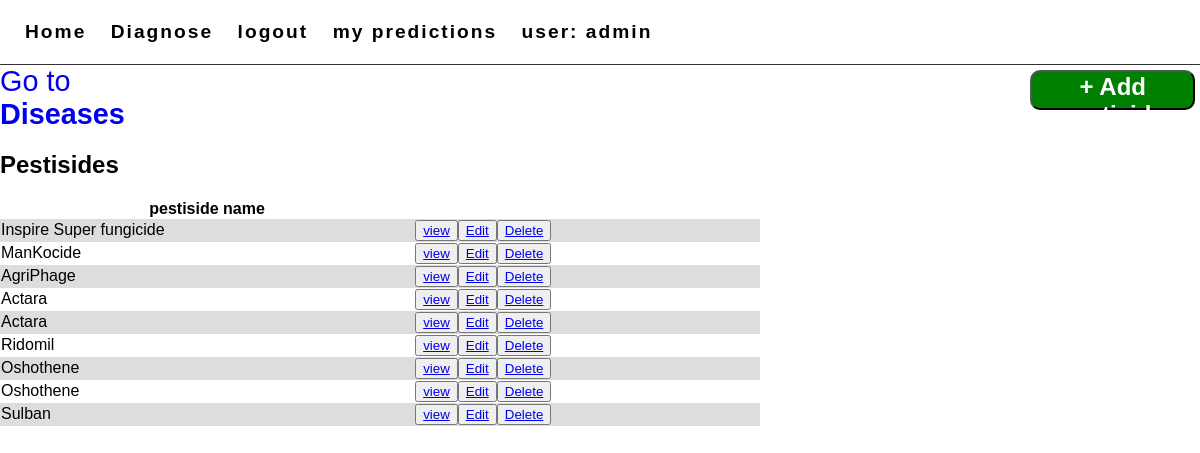
Screenshot of /diagnose/dashboard/pestisides (signed in) with the database file from the repository.
### accounts/models.py (models this page shows)
class User(AbstractUser):
    phone_number = models.CharField(max_length=10)

### diagnose/models.py (models this page shows, shortened)
class Pestiside(models.Model):
    name=models.CharField(max_length=100)
    imagefile=models.ImageField(upload_to='pestiside/', null=True, verbose_name="")
    directions=models.CharField(max_length=50000)
    price = models.CharField(max_length=100)
    disease = models.ManyToManyField(Disease)

### diagnose/views.py (the view)
# urls.py: path('dashboard/pestisides',views.View_Pestisides.as_view(),name="dashpestisides"),
class View_Pestisides(View):
    def get(self,request):
        User=get_user_model()
        user = request.user
        total_users=User.objects.all()
        user_predictions=Prediction.objects.filter(user=user)
        disease=Disease.objects.all()
        pestisides=Pestiside.objects.all()
        fieldname = 'disease'
        data=Prediction.objects.values(fieldname)
        final_list=[]
        for d in data:
            final_list.append(d['disease'])
        final_dict={d.name:final_list.count(d.id) for d in disease}
        id_dict={d.name:d.id for d in disease}
        print(total_users.count())
        context={'disease':disease,'final_dict':final_dict,'id_dict':id_dict,'my_users':total_users,'total':total_users.count(),'pestisides':pestisides,'user_predictions':user_predictions.count()}
        return render(request,'diagnose/dashpestisides.html',context)

### diagnose/templates/diagnose/dashpestisides.html (shortened to what this page needs)
{% extends 'diagnose/userbase.html' %}
{% load static %}
{% block content %}
	<section class="container1">
		<a href="{% url 'diagnose:dashdiseases' %}">Go to <strong>Diseases</strong></a>
<button><a href="{% url 'diagnose:add_pestiside' %}">+ Add pestiside</a></button>
</section>
<div class="main-flex">
<section class='flex-column tables'>
	<div>
		<h2 class="table-tittle">Pestisides</h2>
		<table>
			<tr>
				<th>pestiside name</th>
				<th></th>
			</tr>
			{% for p in pestisides %}
			<tr>
				<td>{{p.name}}</td>
				<td><button type="button"><a href="{% url 'diagnose:pestiside_details' p.id %}">view</a></button><button type="button"><a href="{% url 'diagnose:update_pestiside' p.id %}">Edit</a></button><button type="button"><a href="{% url 'diagnose:delete_pestiside' p.id %}">Delete</a></button></td>
			</tr>
{% endfor %}
		</table>
	</div></section>
</div>
{% endblock %}

### diagnose/templates/diagnose/userbase.html (shortened to what this page needs)
{% load static %}
<!DOCTYPE html>
<html>
<head>
	<link rel="stylesheet" type="text/css" href="{% static 'CSS/userbase.css' %}">
</head>
<body>
	<main>
		<div class="header">
			<ul>
				<li><a href="{% url 'accounts:home' %}">Home</a></li>
						<li><a href="{% url 'diagnose:upload' %}">Diagnose</a></li>
						<li><a href="{% url 'accounts:logout' %}">logout</a></li>
						<li><a href="{% url 'diagnose:predictions' %}">my predictions</a></li>
  	<li><a href="{% url 'diagnose:profile' %}"> user: {{user.username}}</a></li>
			</ul>
		</div>
		{% block content %}{% endblock %}
	</main>
</body>
</html>

### static/CSS/userbase.css (style rules this page uses)
body { margin:0; padding: 0; font-family: sans-serif; height:100vh; }
.header { width: 100%; background: #fff; border-bottom: 1px solid #333; }
.header ul { right: 0; top: 0; padding:5px; }
li a { list-style: none; color:#000; }
.header ul li { list-style: none; display: inline-block; }
.header ul li a { height: 100%; font-size: 1.2em; display: block; letter-spacing: 2px; text-decoration: none; color: #000; font-weight: bold; margin-left: 20px; transition: all ease 0.3s; }

### diagnose/templates/diagnose/dashpestisides.html (style rules this page uses)
table { font-family: arial, sans-serif; border-collapse: collapse; width: 250%; }
.container1 { display: flex; flex-direction: row; height: 100%; width: 100% }
.container1 button a { text-decoration: none; font-weight: bold; color: #fff; }
tr:nth-child(even) { background-color: #dddddd; }
.main-flex { display: flex; flex-direction: row; }
.container1 button { background: green; border-radius: 10px; height: 40px; margin:5px; left: 0; margin-left:860px; }
.container1 a { text-decoration:none; font-size: 1.8em; font-style: bold; font-color:#000; }

### rows the page displays
User: username "admin"
Pestiside: name "Inspire Super fungicide"
Pestiside: name "ManKocide"
Pestiside: name "AgriPhage"
Pestiside: name "Actara"
Pestiside: name "Actara"
Pestiside: name "Ridomil"
Pestiside: name "Oshothene"
Pestiside: name "Oshothene"
Pestiside: name "Sulban"
